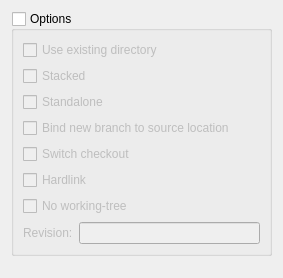
<?xml version="1.0" encoding="UTF-8"?>
<ui version="4.0">
 <class>Bazaar::Internal::CloneOptionsPanel</class>
 <widget class="QWidget" name="Bazaar::Internal::CloneOptionsPanel">
  <property name="geometry">
   <rect>
    <x>0</x>
    <y>0</y>
    <width>283</width>
    <height>278</height>
   </rect>
  </property>
  <property name="windowTitle">
   <string notr="true"/>
  </property>
  <layout class="QVBoxLayout" name="verticalLayout">
   <item>
    <widget class="QGroupBox" name="optionsGroupBox">
     <property name="sizePolicy">
      <sizepolicy hsizetype="Preferred" vsizetype="Minimum">
       <horstretch>0</horstretch>
       <verstretch>0</verstretch>
      </sizepolicy>
     </property>
     <property name="title">
      <string>Options</string>
     </property>
     <property name="flat">
      <bool>true</bool>
     </property>
     <property name="checkable">
      <bool>true</bool>
     </property>
     <property name="checked">
      <bool>false</bool>
     </property>
     <layout class="QGridLayout" name="gridLayout">
      <item row="0" column="0" colspan="2">
       <widget class="QCheckBox" name="useExistingDirCheckBox">
        <property name="toolTip">
         <string>By default, branch will fail if the target directory exists, but does not already have a control directory.
This flag will allow branch to proceed.</string>
        </property>
        <property name="text">
         <string>Use existing directory</string>
        </property>
       </widget>
      </item>
      <item row="1" column="0" colspan="2">
       <widget class="QCheckBox" name="stackedCheckBox">
        <property name="toolTip">
         <string>Create a stacked branch referring to the source branch.
The new branch will depend on the availability of the source branch for all operations.</string>
        </property>
        <property name="text">
         <string>Stacked</string>
        </property>
       </widget>
      </item>
      <item row="2" column="0" colspan="2">
       <widget class="QCheckBox" name="standAloneCheckBox">
        <property name="toolTip">
         <string>Do not use a shared repository, even if available.</string>
        </property>
        <property name="text">
         <string>Standalone</string>
        </property>
       </widget>
      </item>
      <item row="3" column="0" colspan="2">
       <widget class="QCheckBox" name="bindCheckBox">
        <property name="text">
         <string>Bind new branch to source location</string>
        </property>
       </widget>
      </item>
      <item row="4" column="0" colspan="2">
       <widget class="QCheckBox" name="switchCheckBox">
        <property name="toolTip">
         <string>Switch the checkout in the current directory to the new branch.</string>
        </property>
        <property name="text">
         <string>Switch checkout</string>
        </property>
       </widget>
      </item>
      <item row="5" column="0" colspan="2">
       <widget class="QCheckBox" name="hardlinkCheckBox">
        <property name="toolTip">
         <string>Hard-link working tree files where possible.</string>
        </property>
        <property name="text">
         <string>Hardlink</string>
        </property>
       </widget>
      </item>
      <item row="6" column="0" colspan="2">
       <widget class="QCheckBox" name="noTreeCheckBox">
        <property name="toolTip">
         <string>Create a branch without a working-tree.</string>
        </property>
        <property name="text">
         <string>No working-tree</string>
        </property>
       </widget>
      </item>
      <item row="7" column="0">
       <widget class="QLabel" name="label">
        <property name="text">
         <string>Revision:</string>
        </property>
       </widget>
      </item>
      <item row="7" column="1">
       <widget class="QLineEdit" name="revisionLineEdit"/>
      </item>
     </layout>
    </widget>
   </item>
   <item>
    <spacer name="verticalSpacer">
     <property name="orientation">
      <enum>Qt::Vertical</enum>
     </property>
     <property name="sizeHint" stdset="0">
      <size>
       <width>20</width>
       <height>4</height>
      </size>
     </property>
    </spacer>
   </item>
  </layout>
 </widget>
 <resources/>
 <connections/>
</ui>
